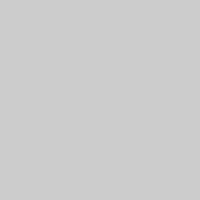
Frame 1 (no input)
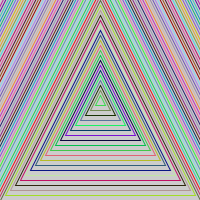
Frame 60 (the mouse pressed at the canvas centre just before this capture)
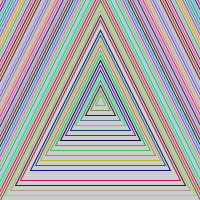
Frame 120 (the mouse held since frame 60 and released just before this capture)

The Processing sketch that drew these frames (run headless with seeded random() and noise(); from frame 60 on, the mouse is pressed at the canvas centre):

// Processing sketch: processing_167516
// ── processing_167516.pde


//This definition creates a psychadelic expanding triangle of random colurs

float a=100;
float b=100;
float c=100;
float d=100;
//Define 4 variables and begin at 100, to ensure they all begin at the centre of the page

void setup(){
 size(200,200); 
 //Set the canvas size to 200x200px
}


void draw(){

  float r=random(255);
  float r2=random(255);
  float r3=random(255);
  //Generate 3 random numbers between 0 and 255 for the RGB stroke
  
  noFill();
  //Specify the triangles to not be filled in
  
  stroke(r,r2,r3);
  //Create the random stroke RGB colour
  
  triangle(100,a,b,b,c,d);
  //Draw the triangle, with the values tied so that changes in the number will cause the 
  //3 points that create the triangle to move in the desired directions
  
  a-=5;
  b+=5;
  c-=5;
  d+=5;
  //Modify the variables and thus the movement by increasing and decreasing the relevant values
  
}
  
